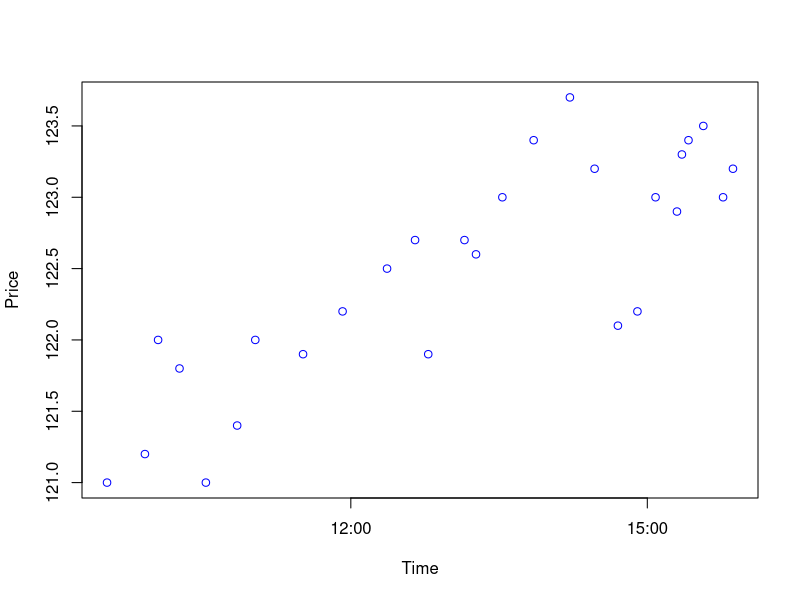
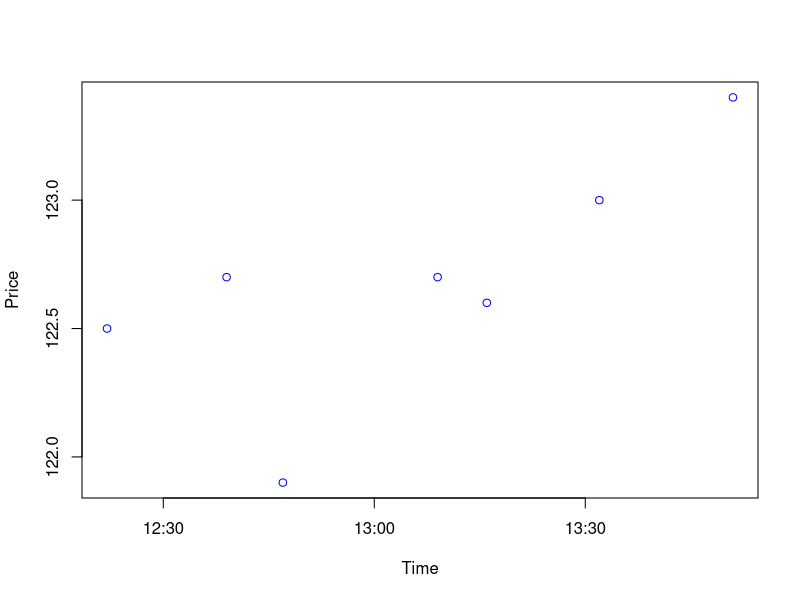

Reproduce these figures in R, in order.
## Use the Daily Share Prices data to:
##     -1.Plot the correlation between Price and Timestamp
##     -2.Plot the correlation between Price and Timestamp
##      in the time range 12:00 - 14:00
prices = read.csv("Data/Shares_price_ts.csv")

## 1.
## Select the Timestamp column:
timestamp = prices$Timestamp

## Convert the timestamp value to date/time:
timestamp = as.POSIXct(timestamp)

## Create a data.frame consisting of the
## prices and their timestamps:
df = data.frame(timestamp, prices$Price)

## Plot the prices in time-series:
plot(df, col='blue', xlab='Time', ylab='Price')

## 2.
## Create a timestamp calendar time object:
timestamp = as.POSIXlt(prices$Timestamp)

## Filer the prices in the time interval [12:00, 14:00]:
time.interval.prices = prices[timestamp$hour>=12 & timestamp$hour<14,]

## Convert the timestamp value to date/time:
timestamp = as.POSIXct(time.interval.prices$Timestamp)

## Select the Price column from the new prices subset:
prices = time.interval.prices$Price

## Create a data frame for the correlation
## between price and it`s timestamp:
df = data.frame(timestamp, prices)

## Plot the prices in time-series:
plot(df, col='blue', xlab='Time', ylab='Price')

